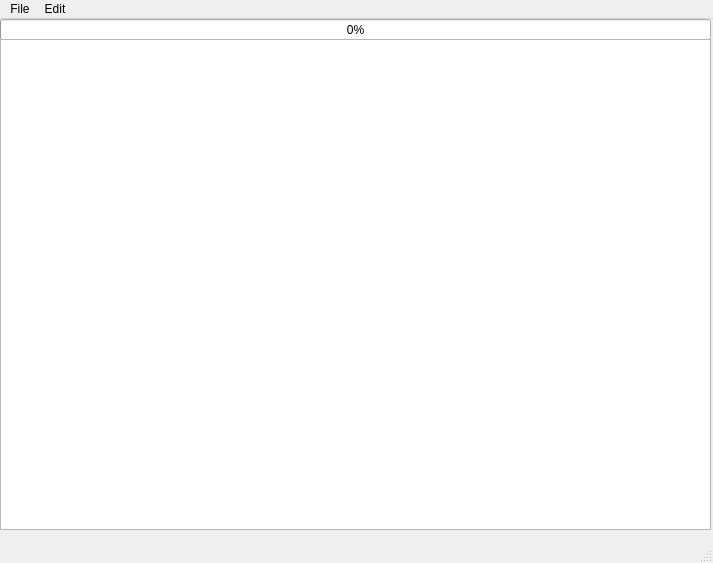
<?xml version="1.0" encoding="UTF-8"?>
<ui version="4.0">
 <class>MainWindow</class>
 <widget class="QMainWindow" name="MainWindow">
  <property name="geometry">
   <rect>
    <x>0</x>
    <y>0</y>
    <width>713</width>
    <height>563</height>
   </rect>
  </property>
  <property name="windowTitle">
   <string>DocuReader</string>
  </property>
  <property name="toolButtonStyle">
   <enum>Qt::ToolButtonTextOnly</enum>
  </property>
  <widget class="QWidget" name="centralWidget">
   <widget class="QProgressBar" name="progressBar">
    <property name="geometry">
     <rect>
      <x>0</x>
      <y>0</y>
      <width>711</width>
      <height>21</height>
     </rect>
    </property>
    <property name="value">
     <number>0</number>
    </property>
   </widget>
   <widget class="QListView" name="listView">
    <property name="geometry">
     <rect>
      <x>0</x>
      <y>20</y>
      <width>711</width>
      <height>491</height>
     </rect>
    </property>
   </widget>
  </widget>
  <widget class="QMenuBar" name="menuBar">
   <property name="geometry">
    <rect>
     <x>0</x>
     <y>0</y>
     <width>713</width>
     <height>25</height>
    </rect>
   </property>
   <widget class="QMenu" name="menuFIle">
    <property name="title">
     <string>File</string>
    </property>
    <addaction name="actionOpen_directory"/>
    <addaction name="separator"/>
    <addaction name="actionExit"/>
   </widget>
   <widget class="QMenu" name="menuEdit">
    <property name="title">
     <string>Edit</string>
    </property>
    <addaction name="actionStart"/>
    <addaction name="separator"/>
    <addaction name="actionCopy"/>
    <addaction name="actionSearch"/>
   </widget>
   <addaction name="menuFIle"/>
   <addaction name="menuEdit"/>
  </widget>
  <widget class="QStatusBar" name="statusBar"/>
  <action name="actionOpen_directory">
   <property name="text">
    <string>Open directory...</string>
   </property>
   <property name="toolTip">
    <string>Open directory with documents</string>
   </property>
   <property name="shortcut">
    <string>Ctrl+O</string>
   </property>
  </action>
  <action name="actionExit">
   <property name="text">
    <string>Exit</string>
   </property>
  </action>
  <action name="actionCopy">
   <property name="text">
    <string>Copy</string>
   </property>
   <property name="shortcut">
    <string>Ctrl+C</string>
   </property>
  </action>
  <action name="actionSearch">
   <property name="text">
    <string>Search</string>
   </property>
   <property name="toolTip">
    <string>Search in documents</string>
   </property>
   <property name="shortcut">
    <string>Ctrl+F</string>
   </property>
  </action>
  <action name="actionStart">
   <property name="text">
    <string>Start</string>
   </property>
   <property name="shortcut">
    <string>Ctrl+Return</string>
   </property>
  </action>
 </widget>
 <layoutdefault spacing="6" margin="11"/>
 <resources/>
 <connections/>
</ui>
